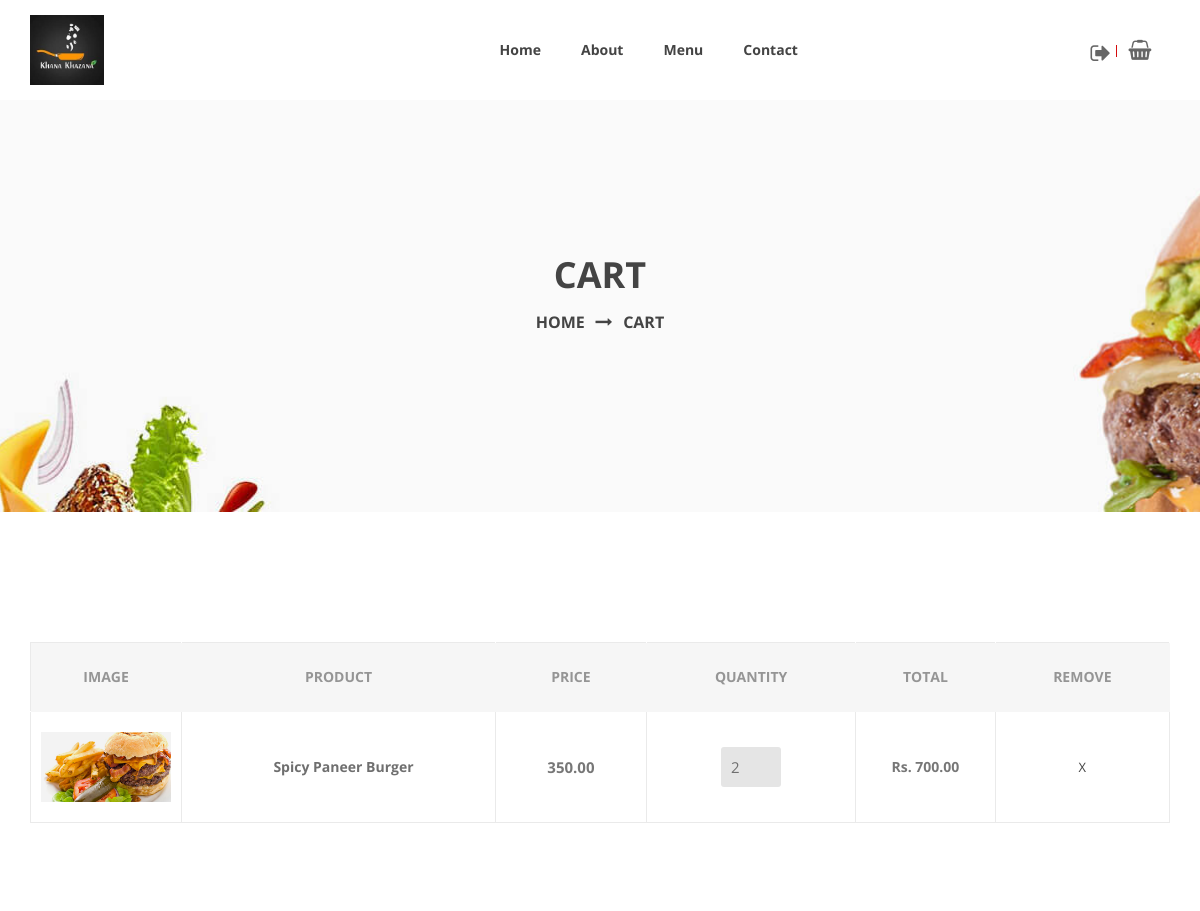
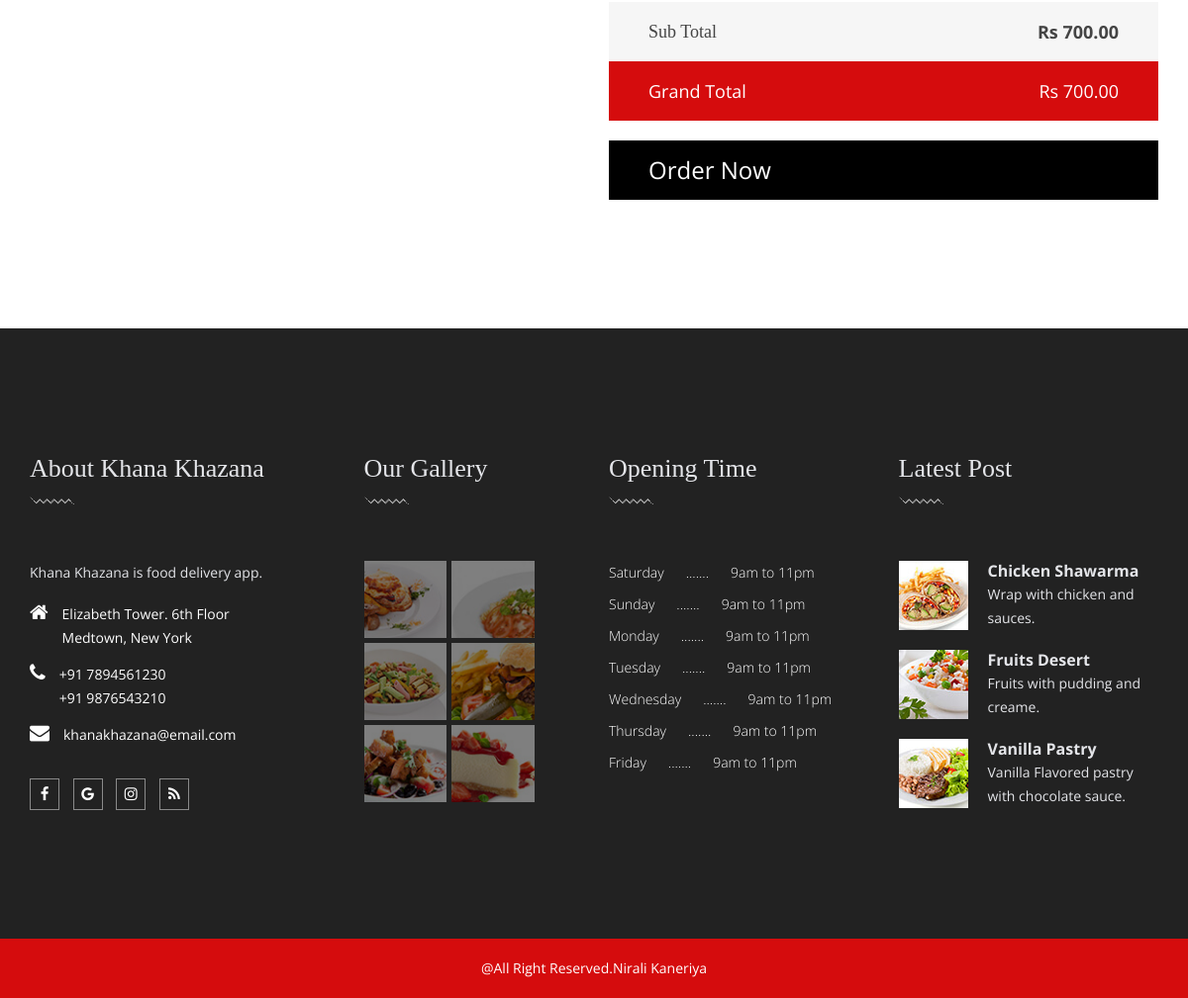
The app's page /cart/ (signed in) with its own data (2 pictures, top to bottom).
### fooddelivery/models.py (models this page shows, shortened)
class OrderItem(models.Model):
    order = models.ForeignKey(Order, on_delete = models.CASCADE, related_name = 'order_items')
    menu_item = models.ForeignKey(MenuItem, on_delete=models.CASCADE)
    quantity = models.PositiveIntegerField(default=1)
    price_per_item = models.DecimalField(max_digits=10, decimal_places=2, default=0.00)
    @property
    def total_price(self):
        return self.menu_item.price * self.quantity

class MenuItem(models.Model):
    restaurant = models.ForeignKey(Restaurant, related_name = 'menu_items', on_delete = models.CASCADE)
    name = models.CharField(max_length = 200)
    description = models.TextField()
    price = models.DecimalField(max_digits = 6, decimal_places = 2)
    image = models.ImageField(upload_to = 'static/images/upload/',null = True, blank = True)

### fooddelivery/views.py (the view)
# urls.py: path('cart/',views.cart, name = 'cart'),
@login_required
def cart(request):
    user = request.user
    order = Order.objects.filter(user = user, status = "Pending").first()
    if order:
        order_items = order.order_items.all() if order else []
        total = sum(item.total_price for item in order_items)
        order_id = order.id
    else:
        order_items = []
        total = []
        order_id = 0
    return render(request, 'cart.html',{'food_items' : order_items, 'total': total, 'order_id' : order_id})

### fooddelivery/templates/cart.html (shortened to what this page needs)
{% extends 'base.html' %}
{% block content %}
{% load static %}
<div class="ht__bradcaump__area bg-image--18">
            <div class="ht__bradcaump__wrap d-flex align-items-center">
                <div class="container">
                    <div class="row">
                        <div class="col-lg-12 col-md-12 col-sm-12" style="margin-top: 13% !important;">
                            <div class="bradcaump__inner text-center">
                                <h2 class="bradcaump-title">cart</h2>
                                <nav class="bradcaump-inner">
                                  <a class="breadcrumb-item" href="{% url 'index' %}">Home</a>
                                  <span class="brd-separetor"><i class="fa fa-long-arrow-right"></i></span>
                                  <span class="breadcrumb-item active">cart</span>
                                </nav>
                            </div>
                        </div>
                    </div>
                </div>
            </div>
        </div>
<div class="cart-main-area section-padding--lg bg--white">
            <div class="container">
                <div class="row">
                    <div class="col-md-12 col-sm-12 ol-lg-12">
                        <form action="#">
                            <div class="table-content table-responsive">
                                <table>
                                    <thead>
                                        <tr class="title-top">
                                            <th class="product-thumbnail">Image</th>
                                            <th class="product-name">Product</th>
                                            <th class="product-price">Price</th>
                                            <th class="product-quantity">Quantity</th>
                                            <th class="">Total</th>
                                            <th class="product-remove">Remove</th>
                                        </tr>
                                    </thead>
                                    <tbody>
                                        {% if food_items %}
                                            {% for item in food_items %}
                                                <tr>
                                                    <td class="product-thumbnail"><a href="#"><img src="{{ item.menu_item.image.url }}" alt="product img"></a></td>
                                                    <td class="product-name"><a href="#">{{ item.menu_item.name }}</a></td>
                                                    <td class="product-price"><span class="amount">{{ item.menu_item.price }}</span></td>
                                                    <td class="product-quantity"><input type="number" min = 1 value="{{ item.quantity }}" name="quantity" class="product_quantity" data-order-id="{{ item.id }}"></td>
                                                    <td class="product-subtotal" data-id = "{{ item.id }}">Rs. {{ item.total_price }}</td>
                                                    <td class="product-remove"><a href="{% url 'remove_cart' item.id %}">X</a></td>
                                                </tr>
                                            {% endfor %}
                                        {% else %}
                                            <tr>
                                                <td colspan="6">No Records Found!!</td>
                                            </tr>
                                        {% endif %}
                                    </tbody>
                                </table>
                            </div>
                        </form>
                    </div>
                </div>
                <div class="row">
                    <div class="col-lg-6"></div>
                    <div class="col-lg-6 offset-lg-6">
                        <div class="cartbox__total__area">
                            <div class="cartbox-total d-flex justify-content-between">
                                <ul class="cart__total__list">
                                    <li>Sub Total</li>
                                </ul>
                                <ul class="cart__total__tk">
                                    <li>Rs {% if not total %} 0 {% else %}{{ total }}{% endif %}</li>
                                </ul>
                            </div>
                            <div class="cart__total__amount">
                                <span>Grand Total</span>
                                <span id="grand_total">Rs {% if not total %} 0 {% else %}{{ total }}{% endif %}</span>
                            </div>
                        </div>
                        {% if order_id %}
                        <div class="cart__total__amount" style="margin-top:20px;background-color:black !important; font-size:24px !important;">
                            <a href="{% url 'thanks' order_id %}" style="color:white !important;">Order Now</a>
                        </div>
                        {% endif %}
                    </div>
                </div>
            </div>
        </div>
{% endblock %}

### records on screen
OrderItem: menu_item.image (picture), menu_item.name "Spicy Paneer Burger", menu_item.price "350.00", quantity "2", total_price "700.00"

### other values on screen
{{ total }} "700.00"
